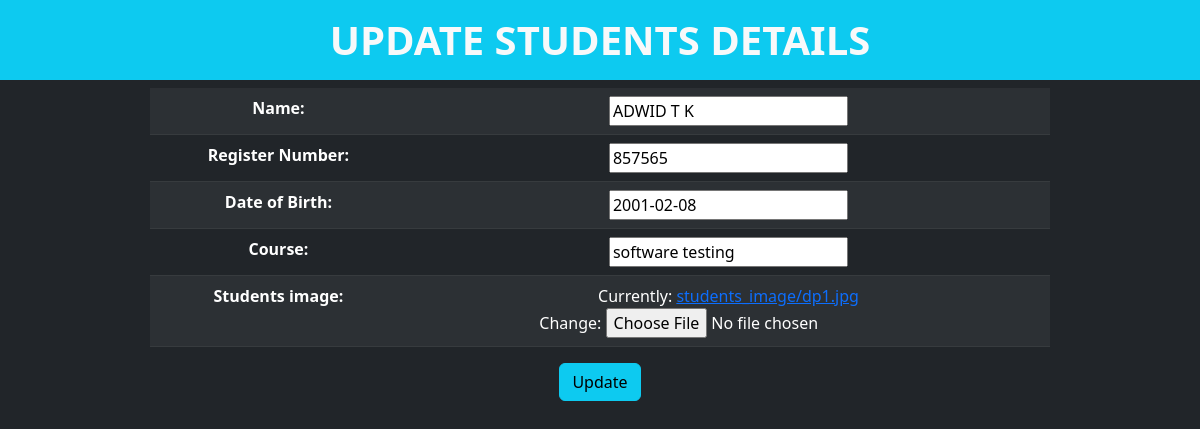
The page /student/editstd/5 (signed in) on the database its author committed.
### student/models.py (models this page shows)
class Students(models.Model):
    Name=models.CharField(max_length=100)
    reg=models.IntegerField(verbose_name="Register Number")
    dob=models.DateField(verbose_name="Date of Birth")
    Course=models.CharField(max_length=100)
    simage=models.ImageField(upload_to="students_image",verbose_name="students image")

### student/views.py (the view, shortened to what this page needs)
# urls.py: path('editstd/<int:sid>',StudentEditView.as_view(),name='stdedit'),
@method_decorator(signin_required,name="dispatch")
class StudentEditView(View):
    def get(self,request,*args,**kwargs):
        sid=kwargs.get('sid')
        res=Students.objects.get(id=sid)
        data=StudentForm(instance=res)
        return render(request,'stdedit.html',{"d":data})

### student/forms.py
class StudentForm(forms.ModelForm):
    class Meta:
        model=Students
        fields="__all__"

### student/views.py (called while the page is built)
def signin_required(fn):
    def inner(request,*args,**kwargs):
        if request.user.is_authenticated:
            return fn(request,*args,**kwargs)
        else:
            messages.error(request,"please login...!")
            return redirect('home')
    return inner

### student/templates/stdedit.html (shortened to what this page needs)
{% load static %}
<!doctype html>
<html lang="en">
<head>
  <link href="https://cdn.jsdelivr.net/npm/bootstrap@5.2.1/dist/css/bootstrap.min.css" rel="stylesheet"
>
    <link rel="stylesheet" href="{% static 'css/style.css' %}">
</head>
<body id="body">
    <h1 class="bg-info text-light text-center p-3 text-uppercase fw-bold" id="h">Update students details</h1>
    <form action="" method="post" enctype="multipart/form-data" class="text-center w-75 mx-auto">
        <table class="table table-striped table-dark">
            {{d.as_table}}
        </table>
        <button class="btn btn-info">Update</button>
    </form>
</body>
</html>

### student/static/css/style.css (style rules this page uses)
#h { color: #70169e; }
#body { background-color: rgb(33 37 41); }

### rows shown on the page
Students: Name "ADWID T K", reg "857565", dob "2001-02-08", Course "software testing"
